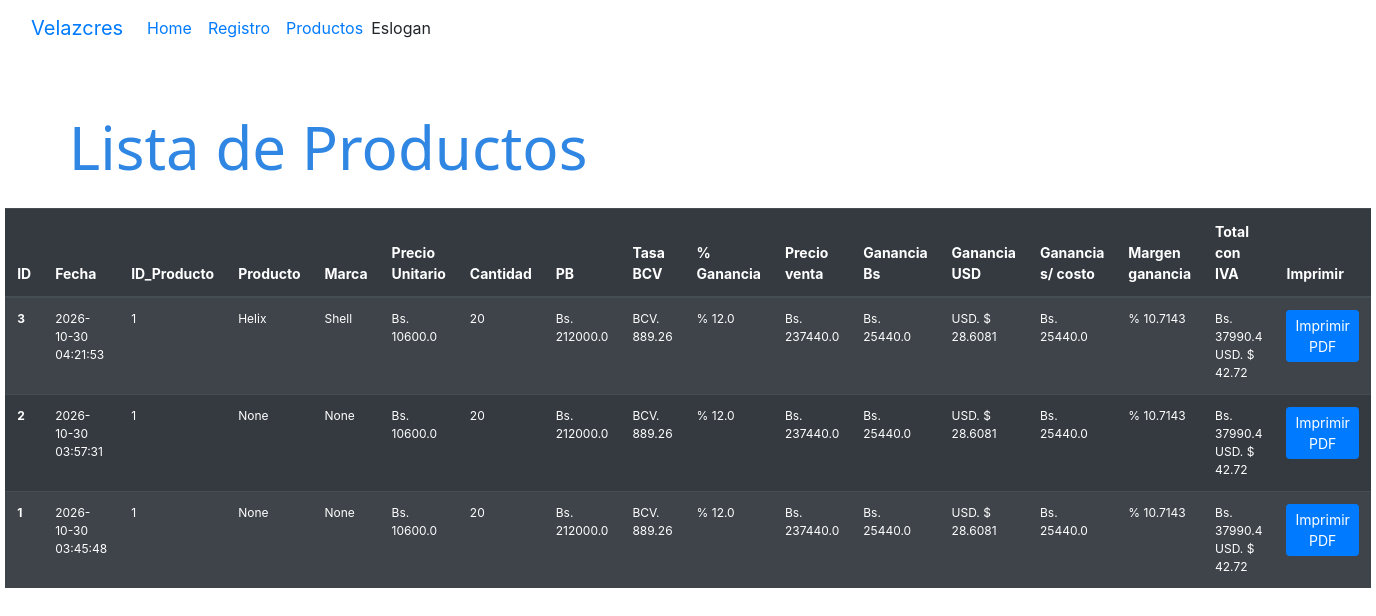
/registros_cotizaciones (signed in), run on the app's committed database.
### tables this page shows
CREATE TABLE "reg_cotizaciones" (
	"id"	INTEGER,
	"producto_id"	INTEGER NOT NULL,
	"fecha"	TIMESTAMP DEFAULT CURRENT_TIMESTAMP,
	"nombre_producto"	TEXT,
	"marca_producto"	TEXT,
	"precio_unitario"	REAL,
	"cantidad"	INTEGER,
	"precio_total"	REAL,
	"tasa_bcv"	REAL,
	"porcentaje_ganancia"	REAL,
	"precio_venta"	REAL,
	"ganancia_bs"	REAL,
	"ganancia_usd"	REAL,
	"ganancia_sobre_costo"	REAL,
	"margen_ganancia"	REAL,
	"monto_iva"	REAL,
	"precio_con_iva"	REAL,
	"monto_iva_usd"	REAL,
	FOREIGN KEY("producto_id") REFERENCES "productos"("id"),
	PRIMARY KEY("id" AUTOINCREMENT)
);

### conect.py (the view)
@app.route('/registros_cotizaciones')
@login_required
def registros_cotizaciones():
    conn = sqlite3.connect(DB_PATH)
    conn.row_factory = sqlite3.Row
    cursor = conn.cursor()
    cursor = conn.execute('SELECT * FROM reg_cotizaciones ORDER BY id DESC')
    registroscot = cursor.fetchall()
    conn.close()
    return render_template('registros_cotizaciones.html', registroscot=registroscot)

### conect.py (called while the page is built)
@login_manager.user_loader
def load_user(user_id):
    conn = sqlite3.connect(DB_PATH)
    conn.row_factory = sqlite3.Row
    row = conn.execute(
        'SELECT id, nombre, email, nivel, activo FROM usuarios WHERE id = ?', (user_id,)
    ).fetchone()
    conn.close()
    if row:
        return usuario(row['id'], row['nombre'], row['email'], row['nivel'], row['activo'])
    return None

    @property
    def is_active(self):
        return self.activo

### templates/registros_cotizaciones.html (shortened to what this page needs)
<!DOCTYPE html>
<html lang="en">
<head>
    <title>Document</title><head>
    <link rel="stylesheet" href="https://cdn.jsdelivr.net/npm/bootstrap@4.4.1/dist/css/bootstrap.min.css">
    <link rel="stylesheet" href="{{ url_for('static', filename='css/style.css') }}">
</head>
<body>
<header>
        <nav class="navbar navbar-expand-lg bg-body-tertiary">
  <div class="container-fluid">
    <a class="navbar-brand" href="#">Velazcres</a>
    <div class="collapse navbar-collapse" id="navbarText">
      <ul class="navbar-nav me-auto mb-2 mb-lg-0">
        <li class="nav-item">
          <a class="nav-link active" aria-current="page" href="{{ url_for('registros_cotizaciones') }}">Home</a>
        </li>
        <li class="nav-item">
          <a class="nav-link" href="{{ url_for('cotizacion_int') }}">Registro</a>
        </li>
        <li class="nav-item">
          <a class="nav-link" href="{{ url_for('mostrador') }}">Productos</a>
        </li>
      </ul>
      <span class="navbar-text">
        Eslogan
      </span>
    </div>
  </div>
</nav>
</header>
  <h1 class="h1-listado" >Lista de Productos</h1>
    <div>
  <table class="table table-striped table-dark" style="width: 75%; margin-left: auto; margin-right: auto; font-size: 14px;">
    <thead>
      <tr>
        <th>ID</th>
        <th>Fecha</th>
        <th>ID_Producto</th>
        <th>Producto</th>
        <th>Marca</th>
        <th>Precio Unitario</th>
        <th>Cantidad</th>
        <th>PB</th>
        <th>Tasa BCV</th>
        <th>% Ganancia</th>
        <th>Precio venta</th>
        <th>Ganancia Bs</th>
        <th>Ganancia USD</th>
        <th>Ganancia s/ costo</th>
        <th>Margen ganancia</th>
        <th>Total con IVA</th>
        <th>Imprimir</th>
      </tr>
    </thead>
    <tbody style="font-size: 12px;">
      {% for rc in registroscot %}
      <tr>
        <th>{{ rc.id }}</th>
        <td>{{ rc.fecha }}</td>
        <td>{{ rc.producto_id }}</td>
        <td>{{ rc.nombre_producto }}</td>
        <td>{{ rc.marca_producto }}</td>
        <td><span>Bs. </span>{{ rc.precio_unitario }}</td>
        <td>{{ rc.cantidad }}</td>
        <td><span>Bs. </span>{{ rc.precio_total }}</td>
        <td><span>BCV. </span>{{ rc.tasa_bcv }}</td>
        <td><span>% </span>{{ rc.porcentaje_ganancia }}</td>
        <td><span>Bs. </span>{{ rc.precio_venta }}</td>
        <td><span>Bs. </span>{{ rc.ganancia_bs }}</td>
        <td><span>USD. $ </span>{{ rc.ganancia_usd }}</td>
        <td><span>Bs. </span>{{ rc.ganancia_sobre_costo }}</td>
        <td><span>% </span>{{ rc.margen_ganancia }}</td>
        <td>
            <div><span>Bs. </span>{{ rc.monto_iva }}</div>
            <div><span>USD. $ </span>{{ rc.monto_iva_usd }}</div>
        </td>
        <td>
            <a href="{{ url_for('descargar_pdf', id=rc.id) }}" target="_blank" class="btn btn-primary btn-sm">Imprimir PDF</a>
        </td>
      </tr>
      {% else %}
      <tr>
        <td colspan="17" style="text-align: center;">No hay cotizaciones registradas</td>
      </tr>
      {% endfor %}
    </tbody>
</table>
</div>
</body>
</html>

### static/css/mostrador.css (style rules this page uses)
h1 { margin-left: 5%; margin-top: 4%; }

### static/css/editarlistado.css (style rules this page uses)
.h1-listado, .h1-mostrador, .h1-insersion { font-size: 60px; margin-left: 5%; margin-bottom: 25px; color: #3086E3; font-family: system-ui, -apple-system, BlinkMacSystemFont, 'Segoe UI', Roboto, Oxygen, Ubuntu, Cantarell, 'Open Sans', 'Helvetica Neue', sans-serif; }

### data on the page
reg_cotizaciones: id "3", fecha "2026-10-30 04:21:53", producto_id "1", nombre_producto "Helix", marca_producto "Shell", precio_unitario "10600.0", cantidad "20", precio_total "212000.0", tasa_bcv "889.26", porcentaje_ganancia "12.0", precio_venta "237440.0", ganancia_bs "25440.0", ganancia_usd "28.6081", ganancia_sobre_costo "25440.0", margen_ganancia "10.7143", monto_iva "37990.4", monto_iva_usd "42.72"
reg_cotizaciones: id "2", fecha "2026-10-30 03:57:31", producto_id "1", nombre_producto "None", marca_producto "None", precio_unitario "10600.0", cantidad "20", precio_total "212000.0", tasa_bcv "889.26", porcentaje_ganancia "12.0", precio_venta "237440.0", ganancia_bs "25440.0", ganancia_usd "28.6081", ganancia_sobre_costo "25440.0", margen_ganancia "10.7143", monto_iva "37990.4", monto_iva_usd "42.72"
reg_cotizaciones: id "1", fecha "2026-10-30 03:45:48", producto_id "1", nombre_producto "None", marca_producto "None", precio_unitario "10600.0", cantidad "20", precio_total "212000.0", tasa_bcv "889.26", porcentaje_ganancia "12.0", precio_venta "237440.0", ganancia_bs "25440.0", ganancia_usd "28.6081", ganancia_sobre_costo "25440.0", margen_ganancia "10.7143", monto_iva "37990.4", monto_iva_usd "42.72"
